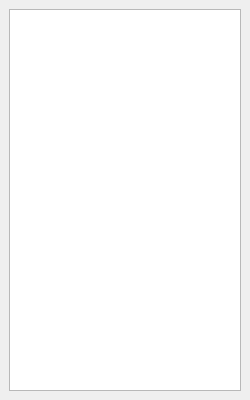
<?xml version="1.0" encoding="UTF-8"?>
<ui version="4.0">
 <class>VolumeDockWidget</class>
 <widget class="QDockWidget" name="VolumeDockWidget">
  <property name="geometry">
   <rect>
    <x>0</x>
    <y>0</y>
    <width>250</width>
    <height>400</height>
   </rect>
  </property>
  <property name="minimumSize">
   <size>
    <width>250</width>
    <height>137</height>
   </size>
  </property>
  <property name="windowTitle">
   <string>Volumes</string>
  </property>
  <widget class="QWidget" name="dockWidgetContents">
   <property name="font">
    <font>
     <pointsize>9</pointsize>
    </font>
   </property>
   <layout class="QVBoxLayout" name="verticalLayout">
    <item>
     <widget class="QListWidget" name="listWidget">
      <property name="minimumSize">
       <size>
        <width>0</width>
        <height>0</height>
       </size>
      </property>
      <property name="contextMenuPolicy">
       <enum>Qt::NoContextMenu</enum>
      </property>
      <property name="styleSheet">
       <string notr="true">QTreeView::item:selected{background-color: #be0000;} //light blue
</string>
      </property>
      <property name="editTriggers">
       <set>QAbstractItemView::NoEditTriggers</set>
      </property>
      <property name="showDropIndicator" stdset="0">
       <bool>false</bool>
      </property>
      <property name="selectionBehavior">
       <enum>QAbstractItemView::SelectRows</enum>
      </property>
      <property name="layoutMode">
       <enum>QListView::Batched</enum>
      </property>
      <property name="currentRow">
       <number>-1</number>
      </property>
     </widget>
    </item>
   </layout>
  </widget>
 </widget>
 <resources/>
 <connections/>
</ui>
